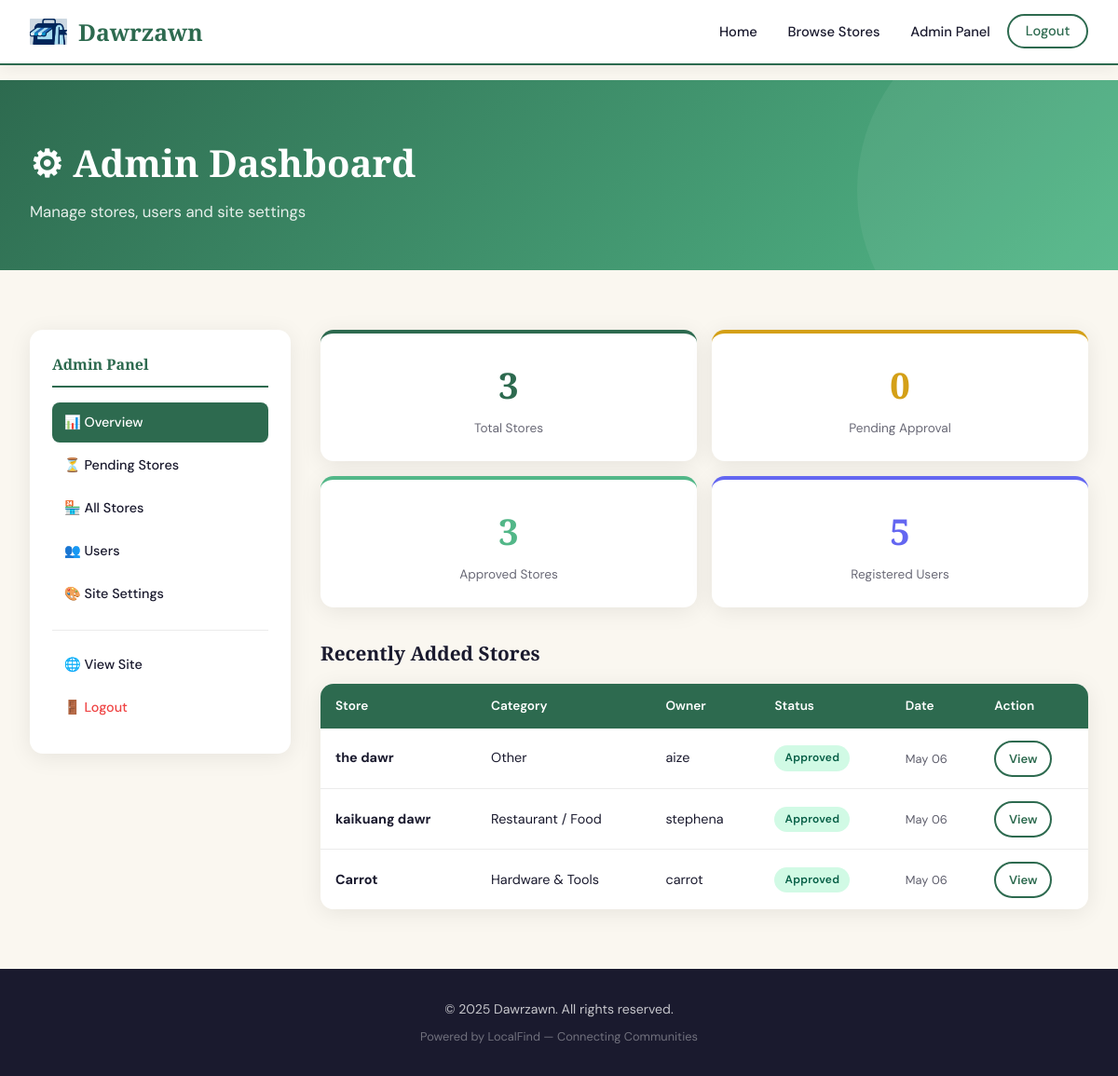
The page /admin (signed in) on the database its author committed.
### dawr_zawn.py (models this page shows, shortened)
class SiteSettings(db.Model):
    id = db.Column(db.Integer, primary_key=True)
    site_name = db.Column(db.String(150), default='Dawrzawn')
    tagline = db.Column(db.String(300), default='Discover stores in your community')
    primary_color = db.Column(db.String(20), default='#2d6a4f')
    secondary_color = db.Column(db.String(20), default='#52b788')
    accent_color = db.Column(db.String(20), default='#d4a017')
    bg_color = db.Column(db.String(20), default='#faf7f0')
    text_color = db.Column(db.String(20), default='#1a1a2e')
    logo = db.Column(db.String(200), nullable=True)
    maps_api_key = db.Column(db.String(200), default='YOUR_GOOGLE_MAPS_API_KEY')
    footer_text = db.Column(db.String(500), default='© 2025 Dawrzawn. All rights reserved.')

class Store(db.Model):
    id = db.Column(db.Integer, primary_key=True)
    name = db.Column(db.String(150), nullable=False)
    description = db.Column(db.Text, nullable=True)
    category = db.Column(db.String(50), nullable=False)
    tags = db.Column(db.String(300), nullable=True)  # JSON list
    address = db.Column(db.String(300), nullable=False)
    latitude = db.Column(db.Float, nullable=False)
    longitude = db.Column(db.Float, nullable=False)
    phone = db.Column(db.String(30), nullable=True)
    email = db.Column(db.String(120), nullable=True)
    website = db.Column(db.String(200), nullable=True)
    logo = db.Column(db.String(200), nullable=True)
    opening_hours = db.Column(db.String(300), nullable=True)
    is_approved = db.Column(db.Boolean, default=False)
    is_active = db.Column(db.Boolean, default=True)
    created_at = db.Column(db.DateTime, default=datetime.utcnow)
    owner_id = db.Column(db.Integer, db.ForeignKey('user.id'), nullable=False)

class User(db.Model):
    id = db.Column(db.Integer, primary_key=True)
    username = db.Column(db.String(80), unique=True, nullable=False)
    email = db.Column(db.String(120), unique=True, nullable=False)
    password_hash = db.Column(db.String(200), nullable=False)
    role = db.Column(db.String(20), default='owner')  # 'owner' or 'admin'
    created_at = db.Column(db.DateTime, default=datetime.utcnow)
    stores = db.relationship('Store', backref='owner', lazy=True)
    is_active = db.Column(db.Boolean, default=True)
    @property
    def is_authenticated(self): return True
    def is_admin(self): return self.role == 'admin'

### dawr_zawn.py (the view)
@app.route('/admin')
@login_required
@admin_required
def admin_dashboard():
    total_stores = Store.query.count()
    pending_stores = Store.query.filter_by(is_approved=False, is_active=True).count()
    total_users = User.query.count()
    approved_stores = Store.query.filter_by(is_approved=True).count()
    recent_stores = Store.query.order_by(Store.created_at.desc()).limit(5).all()
    return render_template('admin_dashboard.html',
        total_stores=total_stores, pending_stores=pending_stores,
        total_users=total_users, approved_stores=approved_stores,
        recent_stores=recent_stores)

### dawr_zawn.py (called while the page is built)
@login_manager.user_loader
def load_user(user_id):
    return User.query.get(int(user_id))

def admin_required(f):
    @wraps(f)
    def decorated(*args, **kwargs):
        if not current_user.is_authenticated or not current_user.is_admin():
            flash('Admin access required.', 'danger')
            return redirect(url_for('index'))
        return f(*args, **kwargs)
    return decorated

def get_settings():
    s = SiteSettings.query.first()
    if not s:
        s = SiteSettings()
        db.session.add(s)
        db.session.commit()
    return s

@app.context_processor
def inject_settings():
    def store_pending_count():
        return Store.query.filter_by(is_approved=False, is_active=True).count()
    return dict(settings=get_settings(), store_pending_count=store_pending_count)

### templates/admin_dashboard.html (shortened to what this page needs)
{% extends "base.html" %}
{% block content %}
<section class="page-header">
  <div class="container">
    <h1>⚙ Admin Dashboard</h1>
    <p>Manage stores, users and site settings</p>
  </div>
</section>
<section class="py-4">
  <div class="container two-col">
    <div class="sidebar">
      <p class="sidebar-title">Admin Panel</p>
      <a href="{{ url_for('admin_dashboard') }}" class="sidebar-link active">📊 Overview</a>
      <a href="{{ url_for('admin_stores', status='pending') }}" class="sidebar-link">
        ⏳ Pending Stores
        {% set pc = store_pending_count() %}
      </a>
      <a href="{{ url_for('admin_stores') }}" class="sidebar-link">🏪 All Stores</a>
      <a href="{{ url_for('admin_users') }}" class="sidebar-link">👥 Users</a>
      <a href="{{ url_for('admin_settings') }}" class="sidebar-link">🎨 Site Settings</a>
      <hr style="border:none;border-top:1px solid var(--border);margin:1rem 0;">
      <a href="{{ url_for('stores') }}" class="sidebar-link">🌐 View Site</a>
      <a href="{{ url_for('logout') }}" class="sidebar-link" style="color:#ef4444;">🚪 Logout</a>
    </div>
    <div>
      <div style="display:grid;grid-template-columns:repeat(2,1fr);gap:1rem;margin-bottom:2rem;">
        <div class="stat-card">
          <p class="stat-number">{{ total_stores }}</p>
          <p class="stat-label">Total Stores</p>
        </div>
        <div class="stat-card accent">
          <p class="stat-number" style="color:var(--accent);">{{ pending_stores }}</p>
          <p class="stat-label">Pending Approval</p>
        </div>
        <div class="stat-card secondary">
          <p class="stat-number" style="color:var(--secondary);">{{ approved_stores }}</p>
          <p class="stat-label">Approved Stores</p>
        </div>
        <div class="stat-card" style="border-top-color:#6366f1;">
          <p class="stat-number" style="color:#6366f1;">{{ total_users }}</p>
          <p class="stat-label">Registered Users</p>
        </div>
      </div>
      <h2 style="font-family:var(--font-display);font-size:1.3rem;font-weight:700;margin-bottom:1rem;">Recently Added Stores</h2>
      <div class="table-wrap">
        <table>
          <thead>
            <tr>
              <th>Store</th>
              <th>Category</th>
              <th>Owner</th>
              <th>Status</th>
              <th>Date</th>
              <th>Action</th>
            </tr>
          </thead>
          <tbody>
            {% for store in recent_stores %}
            <tr>
              <td><strong>{{ store.name }}</strong></td>
              <td>{{ store.category }}</td>
              <td>{{ store.owner.username }}</td>
              <td>
                {% if store.is_approved %}<span class="badge badge-approved">Approved</span>
                {% else %}<span class="badge badge-pending">Pending</span>{% endif %}
              </td>
              <td style="font-size:0.8rem;opacity:0.7;">{{ store.created_at.strftime('%b %d') }}</td>
              <td>
                <a href="{{ url_for('store_detail', store_id=store.id) }}" class="btn btn-outline btn-sm">View</a>
              </td>
            </tr>
            {% endfor %}
          </tbody>
        </table>
      </div>
    </div>
  </div>
</section>
{% endblock %}

### templates/base.html (shortened to what this page needs)
<!DOCTYPE html>
<html lang="en">
<head>
</head>
<body>
<nav>
  <div class="nav-inner">
    <a href="{{ url_for('index') }}" class="nav-brand">
      {% if settings.logo %}
        <img src="{{ url_for('static', filename=settings.logo) }}" alt="Logo">
      {% else %}
        <div class="brand-dot">L</div>
      {% endif %}
      {{ settings.site_name }}
    </a>
    <ul class="nav-links">
      <li><a href="{{ url_for('index') }}">Home</a></li>
      <li><a href="{{ url_for('stores') }}">Browse Stores</a></li>
      {% if current_user.is_authenticated %}
        {% if current_user.is_admin() %}
          <li><a href="{{ url_for('admin_dashboard') }}">Admin Panel
            {% set pending = store_pending_count() %}
          </a></li>
        {% else %}
          <li><a href="{{ url_for('owner_dashboard') }}">My Dashboard</a></li>
          <li><a href="{{ url_for('add_store') }}" class="nav-pill">+ Add Store</a></li>
        {% endif %}
        <li><a href="{{ url_for('logout') }}" class="nav-pill-outline">Logout</a></li>
      {% else %}
        <li><a href="{{ url_for('login') }}">Login</a></li>
        <li><a href="{{ url_for('register') }}" class="nav-pill">Register</a></li>
      {% endif %}
    </ul>
  </div>
</nav>
<main>
  {% block content %}{% endblock %}
</main>
<footer>
  <p>{{ settings.footer_text }}</p>
  <p style="margin-top:0.4rem;font-size:0.8rem;opacity:0.5;">Powered by LocalFind &mdash; Connecting Communities</p>
</footer>
</body>
</html>

### rows shown on the page
SiteSettings: logo (picture), site_name "Dawrzawn", footer_text "© 2025 Dawrzawn. All rights reserved."
Store: name "the dawr", category "Other", owner.username "aize", is_approved "Approved", created_at "May 06"
Store: name "kaikuang dawr", category "Restaurant / Food", owner.username "stephena", is_approved "Approved", created_at "May 06"
Store: name "Carrot", category "Hardware & Tools", owner.username "carrot", is_approved "Approved", created_at "May 06"

### other values the page prints
{{ total_stores }} "3"
{{ pending_stores }} "0"
{{ approved_stores }} "3"
{{ total_users }} "5"
